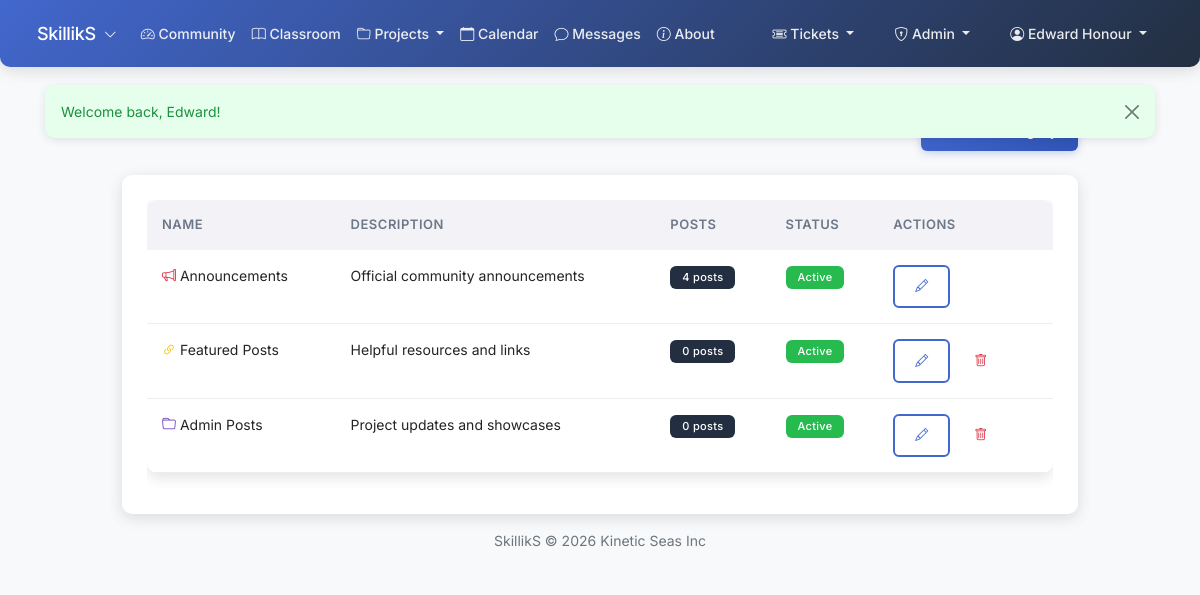
Screenshot of /html/blog-categories.php (signed in) with the database file from the repository.
### tables this page shows
CREATE TABLE `blog_categories` (
  `id` int(11) NOT NULL,
  `community_id` int(10) UNSIGNED NOT NULL,
  `name` varchar(100) NOT NULL,
  `slug` varchar(100) NOT NULL,
  `description` text DEFAULT NULL,
  `color` varchar(7) DEFAULT '#6c757d',
  `icon` varchar(50) DEFAULT NULL,
  `parent_id` int(11) DEFAULT NULL,
  `display_order` int(11) DEFAULT 0,
  `is_active` tinyint(1) DEFAULT 1,
  `created_at` timestamp NOT NULL DEFAULT current_timestamp(),
  `updated_at` timestamp NOT NULL DEFAULT current_timestamp() ON UPDATE current_timestamp()
);

### html/includes/session.php (called while the page is built, shortened)
<?php
function isLoggedIn() {
    return isset($_SESSION['user_id']) && !empty($_SESSION['user_id']);
}
function getCurrentUserId() {
    return $_SESSION['user_id'] ?? null;
}
function getFlashMessage($type) {
    $message = $_SESSION['flash'][$type] ?? null;
    return $message;
}
function isCurrentUserGlobalAdmin() {
    try {
        require_once dirname(__FILE__) . '/../config/database.php';
        $db = Database::getInstance()->getConnection();
        $stmt = $db->prepare("SELECT COUNT(*) FROM global_admins WHERE user_id = ?");
        $stmt->execute([getCurrentUserId()]);
        return $stmt->fetchColumn() > 0;
    } catch (Exception $e) {
        return false;
    }
}
function isCurrentUserAdmin() {
    return isCurrentUserGlobalAdmin();
}
function getCurrentUserDefaultCommunity() {
    try {
        require_once dirname(__FILE__) . '/../config/database.php';
        $db = Database::getInstance()->getConnection();
        $stmt = $db->prepare("SELECT default_community_id FROM users WHERE id = ?");
        $stmt->execute([getCurrentUserId()]);
        $user = $stmt->fetch();
        return $user ? $user['default_community_id'] : null;
    } catch (Exception $e) {
        return null;
    }
}
function getCurrentCommunityId() {
    if (isset($_SESSION['current_community_id'])) {
        return $_SESSION['current_community_id'];
    }
    $defaultCommunity = getCurrentUserDefaultCommunity();
    if ($defaultCommunity) {
        return $defaultCommunity;
    }
    return null;
}

### html/config/database.php (called while the page is built, shortened)
<?php
$db_config = [
    'host' => 'localhost',
    'port' => 3306,
    'dbname' => 'project_tracker',
    'username' => 'project_tracker',
    'password' => '#gemini-cli-replacement123#',
    'charset' => 'utf8mb4',
    'options' => [
        PDO::ATTR_ERRMODE => PDO::ERRMODE_EXCEPTION,
        PDO::ATTR_DEFAULT_FETCH_MODE => PDO::FETCH_ASSOC,
        PDO::ATTR_EMULATE_PREPARES => false,
        PDO::MYSQL_ATTR_INIT_COMMAND => "SET NAMES utf8mb4 COLLATE utf8mb4_unicode_ci"
    ]
];
$dsn = "mysql:host={$db_config['host']};port={$db_config['port']};dbname={$db_config['dbname']};charset={$db_config['charset']}";
function getDB() {
    global $dsn, $db_config;
    static $pdo = null;
    if ($pdo === null) {
        try {
            $pdo = new PDO($dsn, $db_config['username'], $db_config['password'], $db_config['options']);
        } catch (PDOException $e) {
            die("Database connection failed: " . $e->getMessage());
        }
    }
    return $pdo;
}

### html/classes/BlogCategory.php (called while the page is built, shortened)
<?php
class BlogCategory {
    private $db;
    public function __construct() {
        $this->db = getDB();
    }
    public function getByCommunity($communityId, $activeOnly = true) {
        try {
            $sql = "SELECT c.*,
                    (SELECT COUNT(*) FROM blog_post_categories pc
                     JOIN blog_posts p ON pc.post_id = p.id
                     WHERE pc.category_id = c.id AND p.status = 'published') as post_count
                    FROM blog_categories c
                    WHERE c.community_id = ?";
            $sql .= " ORDER BY c.display_order, c.name";
            $stmt = $this->db->prepare($sql);
            $stmt->execute([$communityId]);
            $categories = $stmt->fetchAll();
            return $this->buildHierarchy($categories);
        } catch (PDOException $e) {
            error_log("BlogCategory getByCommunity error: " . $e->getMessage());
            return [];
        }
    }
    private function buildHierarchy($categories, $parentId = null) {
        $result = [];
        foreach ($categories as $category) {
            if ($category['parent_id'] == $parentId) {
                $category['children'] = $this->buildHierarchy($categories, $category['id']);
                $result[] = $category;
            }
        }
        return $result;
    }
}

### html/blog-categories.php (the view, shortened to what this page needs)
<?php
require_once 'includes/session.php';
require_once 'config/database.php';
require_once 'config/functions.php';
require_once 'classes/BlogCategory.php';
$currentCommunityId = getCurrentCommunityId();
$blogCategory = new BlogCategory();
$categories = $blogCategory->getByCommunity($currentCommunityId, false);
require_once 'includes/header.php';
?>
<main class="container-fluid px-4">
    <div class="row mt-4">
        <div class="col-lg-10 mx-auto">
            <div class="d-flex justify-content-between align-items-center mb-4">
                <h1 class="h2">Manage Post Categories</h1>
                <button class="btn btn-primary" data-bs-toggle="modal" data-bs-target="#addCategoryModal">
                </button>
            </div>
            <div class="card shadow-sm">
                <div class="card-body">
                    <?php if (empty($categories)): ?>
                    <div class="text-center py-5">
                        <i class="bi bi-tags fs-1 text-muted mb-3 d-block"></i>
                        <p class="text-muted">No categories yet. Add your first category to get started.</p>
                        <button class="btn btn-primary" data-bs-toggle="modal" data-bs-target="#addCategoryModal">
                            <i class="bi bi-plus-circle me-2"></i>Add Category
                        </button>
                    </div>
                    <?php else: ?>
                    <div class="table-responsive">
                        <table class="table table-hover">
                            <thead>
                                <tr>
                                    <th>Name</th>
                                    <th>Description</th>
                                    <th>Posts</th>
                                    <th>Status</th>
                                    <th>Actions</th>
                                </tr>
                            </thead>
                            <tbody>
                                <?php foreach ($categories as $category): ?>
                                <tr>
                                    <td>
                                        <?php if ($category['icon']): ?>
                                        <i class="<?php echo htmlspecialchars($category['icon']); ?>"
                                           style="color: <?php echo htmlspecialchars($category['color']); ?>"></i>
                                        <?php endif; ?>
                                        <?php echo htmlspecialchars($category['name']); ?>
                                    </td>
                                    <td><?php echo htmlspecialchars($category['description'] ?? '-'); ?></td>
                                    <td>
                                        <span class="badge bg-secondary">
                                            <?php echo $category['post_count'] ?? 0; ?> posts
                                        </span>
                                    </td>
                                    <td>
                                        <?php if ($category['is_active']): ?>
                                        <span class="badge bg-success">Active</span>
                                        <?php else: ?>
                                        <span class="badge bg-secondary">Inactive</span>
                                        <?php endif; ?>
                                    </td>
                                    <td>
                                        <button class="btn btn-sm btn-outline-primary"
                                                onclick="editCategory(<?php echo htmlspecialchars(json_encode($category)); ?>)">
                                            <i class="bi bi-pencil"></i>
                                        </button>
                                        <?php if ($category['post_count'] == 0): ?>
                                        <button class="btn btn-sm btn-outline-danger"
                                                onclick="deleteCategory(<?php echo $category['id']; ?>, '<?php echo htmlspecialchars($category['name']); ?>')">
                                            <i class="bi bi-trash"></i>
                                        </button>
                                        <?php endif; ?>
                                    </td>
                                </tr>
                                <?php endforeach; ?>
                            </tbody>
                        </table>
                    </div>
                    <?php endif; ?>
                </div>
            </div>
        </div>
    </div>
</main>
<?php require_once 'includes/footer.php'; ?>

### html/includes/header.php (shortened to what this page needs)
<?php
require_once __DIR__ . '/session.php';
$current_page = basename($_SERVER['PHP_SELF'], '.php');
if (isLoggedIn()) {
    require_once dirname(__DIR__) . '/config/database.php';
}
?>
<!DOCTYPE html>
<html lang="en">
<head>
    <link href="/assets/css/styles.css" rel="stylesheet">
    <link rel="stylesheet" href="https://cdn.jsdelivr.net/npm/bootstrap-icons@1.11.0/font/bootstrap-icons.css">
</head>
<body class="bg-light">
<?php if (isLoggedIn()): ?>
<nav class="navbar navbar-expand-lg navbar-dark bg-dark fixed-top">
    <div class="container-fluid">
        <div class="navbar-brand d-flex align-items-center">
            <a href="/dashboard" class="text-white text-decoration-none d-flex align-items-center">
                <span>SkillikS</span>
            </a>
            <div class="dropdown ms-2">
                <button class="btn btn-sm btn-link text-white p-0" type="button" data-bs-toggle="dropdown" aria-expanded="false">
                    <i class="bi bi-chevron-down"></i>
                </button>
            </div>
        </div>
        <div class="collapse navbar-collapse" id="navbarNav">
            <ul class="navbar-nav me-auto mb-2 mb-lg-0">
                <?php if (getCurrentCommunityId() !== null): ?>
                <li class="nav-item">
                    <a class="nav-link <?php echo $current_page === 'dashboard' ? 'active' : ''; ?>" href="/dashboard">
                        <i class="bi bi-speedometer2"></i> Community
                    </a>
                </li>
                <li class="nav-item">
                    <a class="nav-link <?php echo in_array($current_page, ['programs', 'courses']) ? 'active' : ''; ?>" href="/programs">
                        <i class="bi bi-book"></i> Classroom
                    </a>
                </li>
                <li class="nav-item dropdown">
                    <a class="nav-link dropdown-toggle <?php echo in_array($current_page, ['projects', 'project-categories', 'my-projects', 'pending-projects']) ? 'active' : ''; ?>" href="#" id="projectsDropdown" role="button" data-bs-toggle="dropdown" aria-expanded="false">
                        <i class="bi bi-folder"></i> Projects
                    </a>
                </li>
                <li class="nav-item">
                    <a class="nav-link <?php echo $current_page === 'calendar' ? 'active' : ''; ?>" href="/calendar">
                        <i class="bi bi-calendar"></i> Calendar
                    </a>
                </li>
                <li class="nav-item">
                    <a class="nav-link <?php echo $current_page === 'messages' ? 'active' : ''; ?>" href="/messages">
                        <i class="bi bi-chat"></i> Messages
                    </a>
                </li>
                <li class="nav-item">
                    <a class="nav-link <?php echo $current_page === 'about' ? 'active' : ''; ?>" href="/about">
                        <i class="bi bi-info-circle"></i> About
                    </a>
                </li>
                <?php endif; ?>
            </ul>
            <div class="d-flex">
                <div class="dropdown me-2">
                    <a class="nav-link dropdown-toggle text-white" href="#" role="button" data-bs-toggle="dropdown">
                        <i class="bi bi-ticket-detailed"></i> Tickets
                    </a>
                </div>
                <?php if (isCurrentUserAdmin()): ?>
                <div class="dropdown me-2">
                    <a class="nav-link dropdown-toggle text-white" href="#" role="button" data-bs-toggle="dropdown">
                        <i class="bi bi-shield-lock"></i> Admin
                    </a>
                </div>
                <?php endif; ?>
                <div class="dropdown">
                    <a class="nav-link dropdown-toggle text-white" href="#" role="button" data-bs-toggle="dropdown">
                        <i class="bi bi-person-circle"></i>
                        <?php echo htmlspecialchars($_SESSION['user_name'] ?? 'User'); ?>
                    </a>
                </div>
            </div>
        </div>
    </div>
</nav>
<?php endif; ?>
<?php if (isLoggedIn()): ?>
<div class="flash-messages-container">
    <?php if ($success = getFlashMessage('success')): ?>
    <div class="alert alert-success alert-dismissible fade show" role="alert">
        <?php echo htmlspecialchars($success); ?>
        <button type="button" class="btn-close" data-bs-dismiss="alert"></button>
    </div>
    <?php endif; ?>
</div>
<?php endif; ?>

### html/includes/footer.php (shortened to what this page needs)
<footer class="mt-auto py-3 bg-light">
    <div class="container text-center">
        <span class="text-muted">SkillikS © <?php echo date('Y'); ?> Kinetic Seas Inc</span>
    </div>
</footer>
</body>
</html>

### html/includes/header.php (style rules this page uses)
body { min-height: 100vh; }
body.bg-light { padding-top: 86px; }
.flash-messages-container { position: fixed; top: 70px; right: 20px; left: 20px; z-index: 1055; pointer-events: none; max-width: calc(100vw - 40px); }
.flash-messages-container .alert { pointer-events: auto; margin-bottom: 10px; box-shadow: 0 2px 10px rgba(0, 0, 0, 0.1); }
main { margin-top: 0; padding: 0; }

### rows the page displays
blog_categories: name "Announcements", description "Official community announcements", post_count "4", is_active "Active"
blog_categories: name "Featured Posts", description "Helpful resources and links", post_count "0", is_active "Active"
blog_categories: name "Admin Posts", description "Project updates and showcases", post_count "0", is_active "Active"

### other values shown
$_SESSION['user_name'] "Edward Honour"
$success "Welcome back, Edward!"
